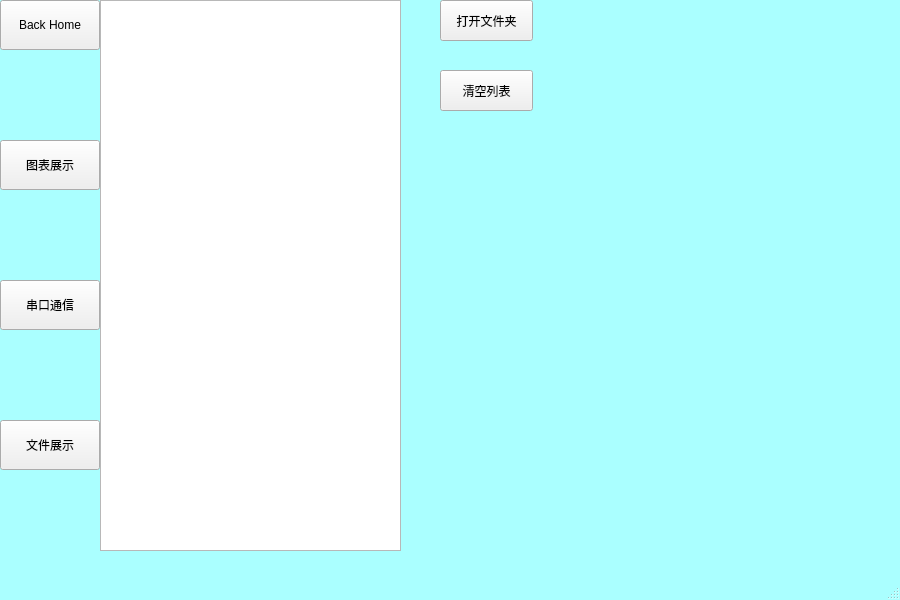
<?xml version="1.0" encoding="UTF-8"?>
<ui version="4.0">
 <class>MainWindow</class>
 <widget class="QMainWindow" name="MainWindow">
  <property name="geometry">
   <rect>
    <x>0</x>
    <y>0</y>
    <width>900</width>
    <height>600</height>
   </rect>
  </property>
  <property name="windowTitle">
   <string>MainWindow</string>
  </property>
  <property name="styleSheet">
   <string notr="true">QMainWindow{
	background-color: rgb(170, 255, 255);

	

}</string>
  </property>
  <widget class="QWidget" name="centralwidget">
   <widget class="QStackedWidget" name="stackedWidget">
    <property name="geometry">
     <rect>
      <x>100</x>
      <y>0</y>
      <width>800</width>
      <height>600</height>
     </rect>
    </property>
    <property name="styleSheet">
     <string notr="true">QWidget{

	//background-image: url(:/img/C:/Users/dell/Pictures/Uplay/新西兰的萨瑟兰瀑布和奎尔湖.jpg);

}</string>
    </property>
    <property name="currentIndex">
     <number>3</number>
    </property>
    <widget class="QWidget" name="first_page"/>
    <widget class="QWidget" name="chart_2">
     <widget class="QWidget" name="layoutWidget">
      <property name="geometry">
       <rect>
        <x>10</x>
        <y>5</y>
        <width>632</width>
        <height>31</height>
       </rect>
      </property>
      <layout class="QHBoxLayout" name="horizontalLayout">
       <property name="spacing">
        <number>30</number>
       </property>
       <item>
        <widget class="QRadioButton" name="c1">
         <property name="minimumSize">
          <size>
           <width>80</width>
           <height>24</height>
          </size>
         </property>
         <property name="maximumSize">
          <size>
           <width>80</width>
           <height>24</height>
          </size>
         </property>
         <property name="text">
          <string>chart 1</string>
         </property>
         <property name="autoExclusive">
          <bool>false</bool>
         </property>
        </widget>
       </item>
       <item>
        <widget class="QRadioButton" name="c2">
         <property name="minimumSize">
          <size>
           <width>80</width>
           <height>24</height>
          </size>
         </property>
         <property name="maximumSize">
          <size>
           <width>80</width>
           <height>24</height>
          </size>
         </property>
         <property name="text">
          <string>chart 2</string>
         </property>
         <property name="autoExclusive">
          <bool>false</bool>
         </property>
        </widget>
       </item>
       <item>
        <widget class="QRadioButton" name="c3">
         <property name="minimumSize">
          <size>
           <width>80</width>
           <height>24</height>
          </size>
         </property>
         <property name="maximumSize">
          <size>
           <width>80</width>
           <height>24</height>
          </size>
         </property>
         <property name="text">
          <string>chart 3</string>
         </property>
         <property name="autoExclusive">
          <bool>false</bool>
         </property>
        </widget>
       </item>
       <item>
        <widget class="QRadioButton" name="c4">
         <property name="minimumSize">
          <size>
           <width>80</width>
           <height>24</height>
          </size>
         </property>
         <property name="maximumSize">
          <size>
           <width>80</width>
           <height>24</height>
          </size>
         </property>
         <property name="text">
          <string>chart 4</string>
         </property>
         <property name="autoExclusive">
          <bool>false</bool>
         </property>
        </widget>
       </item>
       <item>
        <widget class="QRadioButton" name="c5">
         <property name="minimumSize">
          <size>
           <width>80</width>
           <height>24</height>
          </size>
         </property>
         <property name="maximumSize">
          <size>
           <width>80</width>
           <height>24</height>
          </size>
         </property>
         <property name="text">
          <string>chart 5</string>
         </property>
         <property name="autoExclusive">
          <bool>false</bool>
         </property>
        </widget>
       </item>
       <item>
        <widget class="QRadioButton" name="c6">
         <property name="minimumSize">
          <size>
           <width>80</width>
           <height>24</height>
          </size>
         </property>
         <property name="maximumSize">
          <size>
           <width>80</width>
           <height>24</height>
          </size>
         </property>
         <property name="text">
          <string>chart 6</string>
         </property>
         <property name="autoExclusive">
          <bool>false</bool>
         </property>
        </widget>
       </item>
      </layout>
     </widget>
     <widget class="QChartView" name="chart_view">
      <property name="geometry">
       <rect>
        <x>0</x>
        <y>40</y>
        <width>800</width>
        <height>510</height>
       </rect>
      </property>
     </widget>
    </widget>
    <widget class="QWidget" name="serial_2">
     <widget class="QLabel" name="label_2">
      <property name="geometry">
       <rect>
        <x>12</x>
        <y>450</y>
        <width>81</width>
        <height>31</height>
       </rect>
      </property>
      <property name="font">
       <font>
        <pointsize>11</pointsize>
       </font>
      </property>
      <property name="text">
       <string>发送窗口</string>
      </property>
     </widget>
     <widget class="QLabel" name="label_3">
      <property name="geometry">
       <rect>
        <x>10</x>
        <y>50</y>
        <width>81</width>
        <height>31</height>
       </rect>
      </property>
      <property name="font">
       <font>
        <pointsize>11</pointsize>
       </font>
      </property>
      <property name="text">
       <string>接收窗口</string>
      </property>
     </widget>
     <widget class="QScrollArea" name="scrollArea">
      <property name="geometry">
       <rect>
        <x>9</x>
        <y>79</y>
        <width>791</width>
        <height>371</height>
       </rect>
      </property>
      <property name="widgetResizable">
       <bool>true</bool>
      </property>
      <widget class="QWidget" name="scrollAreaWidgetContents">
       <property name="geometry">
        <rect>
         <x>0</x>
         <y>0</y>
         <width>789</width>
         <height>369</height>
        </rect>
       </property>
       <widget class="QPlainTextEdit" name="ReceiveView">
        <property name="geometry">
         <rect>
          <x>0</x>
          <y>0</y>
          <width>791</width>
          <height>371</height>
         </rect>
        </property>
       </widget>
      </widget>
     </widget>
     <widget class="QWidget" name="">
      <property name="geometry">
       <rect>
        <x>10</x>
        <y>480</y>
        <width>791</width>
        <height>42</height>
       </rect>
      </property>
      <layout class="QHBoxLayout" name="horizontalLayout_3">
       <item>
        <widget class="QLineEdit" name="SendView">
         <property name="minimumSize">
          <size>
           <width>0</width>
           <height>40</height>
          </size>
         </property>
        </widget>
       </item>
       <item>
        <widget class="QPushButton" name="SendText">
         <property name="minimumSize">
          <size>
           <width>40</width>
           <height>40</height>
          </size>
         </property>
         <property name="text">
          <string>send</string>
         </property>
        </widget>
       </item>
      </layout>
     </widget>
     <widget class="QWidget" name="">
      <property name="geometry">
       <rect>
        <x>10</x>
        <y>10</y>
        <width>741</width>
        <height>51</height>
       </rect>
      </property>
      <layout class="QHBoxLayout" name="horizontalLayout_2">
       <property name="spacing">
        <number>6</number>
       </property>
       <item>
        <widget class="QLabel" name="label">
         <property name="font">
          <font>
           <pointsize>11</pointsize>
          </font>
         </property>
         <property name="text">
          <string>串口选择</string>
         </property>
        </widget>
       </item>
       <item>
        <widget class="QComboBox" name="baudSelect">
         <item>
          <property name="text">
           <string>1200</string>
          </property>
         </item>
         <item>
          <property name="text">
           <string>2400</string>
          </property>
         </item>
         <item>
          <property name="text">
           <string>4800</string>
          </property>
         </item>
         <item>
          <property name="text">
           <string>9600</string>
          </property>
         </item>
         <item>
          <property name="text">
           <string>19200</string>
          </property>
         </item>
         <item>
          <property name="text">
           <string>38400</string>
          </property>
         </item>
         <item>
          <property name="text">
           <string>57600</string>
          </property>
         </item>
         <item>
          <property name="text">
           <string>115200</string>
          </property>
         </item>
        </widget>
       </item>
       <item>
        <widget class="QComboBox" name="serialSelect"/>
       </item>
       <item>
        <spacer name="verticalSpacer_4">
         <property name="orientation">
          <enum>Qt::Vertical</enum>
         </property>
         <property name="sizeHint" stdset="0">
          <size>
           <width>20</width>
           <height>17</height>
          </size>
         </property>
        </spacer>
       </item>
       <item>
        <widget class="QPushButton" name="Link">
         <property name="text">
          <string>连接</string>
         </property>
        </widget>
       </item>
       <item>
        <widget class="QPushButton" name="CutLink">
         <property name="text">
          <string>断开</string>
         </property>
        </widget>
       </item>
       <item>
        <widget class="QRadioButton" name="TextReceive">
         <property name="text">
          <string>接收开关</string>
         </property>
        </widget>
       </item>
       <item>
        <widget class="QPushButton" name="TextClear">
         <property name="text">
          <string>清空接收</string>
         </property>
        </widget>
       </item>
      </layout>
     </widget>
    </widget>
    <widget class="QWidget" name="data">
     <widget class="QPushButton" name="openFile">
      <property name="geometry">
       <rect>
        <x>340</x>
        <y>0</y>
        <width>93</width>
        <height>41</height>
       </rect>
      </property>
      <property name="text">
       <string>打开文件夹</string>
      </property>
     </widget>
     <widget class="QListWidget" name="DataListView">
      <property name="geometry">
       <rect>
        <x>0</x>
        <y>0</y>
        <width>301</width>
        <height>551</height>
       </rect>
      </property>
     </widget>
     <widget class="QPushButton" name="clearFile">
      <property name="geometry">
       <rect>
        <x>340</x>
        <y>70</y>
        <width>93</width>
        <height>41</height>
       </rect>
      </property>
      <property name="text">
       <string>清空列表</string>
      </property>
     </widget>
    </widget>
   </widget>
   <widget class="QWidget" name="layoutWidget2">
    <property name="geometry">
     <rect>
      <x>0</x>
      <y>0</y>
      <width>102</width>
      <height>472</height>
     </rect>
    </property>
    <layout class="QVBoxLayout" name="verticalLayout">
     <property name="spacing">
      <number>90</number>
     </property>
     <item>
      <widget class="QPushButton" name="BackHome">
       <property name="minimumSize">
        <size>
         <width>100</width>
         <height>50</height>
        </size>
       </property>
       <property name="maximumSize">
        <size>
         <width>100</width>
         <height>50</height>
        </size>
       </property>
       <property name="text">
        <string>Back Home</string>
       </property>
      </widget>
     </item>
     <item>
      <widget class="QPushButton" name="chart">
       <property name="minimumSize">
        <size>
         <width>100</width>
         <height>50</height>
        </size>
       </property>
       <property name="maximumSize">
        <size>
         <width>100</width>
         <height>50</height>
        </size>
       </property>
       <property name="text">
        <string>图表展示</string>
       </property>
      </widget>
     </item>
     <item>
      <widget class="QPushButton" name="serial">
       <property name="minimumSize">
        <size>
         <width>100</width>
         <height>50</height>
        </size>
       </property>
       <property name="maximumSize">
        <size>
         <width>100</width>
         <height>50</height>
        </size>
       </property>
       <property name="text">
        <string>串口通信</string>
       </property>
      </widget>
     </item>
     <item>
      <widget class="QPushButton" name="Data">
       <property name="minimumSize">
        <size>
         <width>100</width>
         <height>50</height>
        </size>
       </property>
       <property name="maximumSize">
        <size>
         <width>100</width>
         <height>50</height>
        </size>
       </property>
       <property name="text">
        <string>文件展示</string>
       </property>
      </widget>
     </item>
    </layout>
   </widget>
  </widget>
  <widget class="QMenuBar" name="menubar">
   <property name="geometry">
    <rect>
     <x>0</x>
     <y>0</y>
     <width>900</width>
     <height>26</height>
    </rect>
   </property>
  </widget>
  <widget class="QStatusBar" name="statusbar"/>
 </widget>
 <customwidgets>
  <customwidget>
   <class>QChartView</class>
   <extends>QGraphicsView</extends>
   <header>qchartview.h</header>
  </customwidget>
 </customwidgets>
 <resources/>
 <connections/>
</ui>
